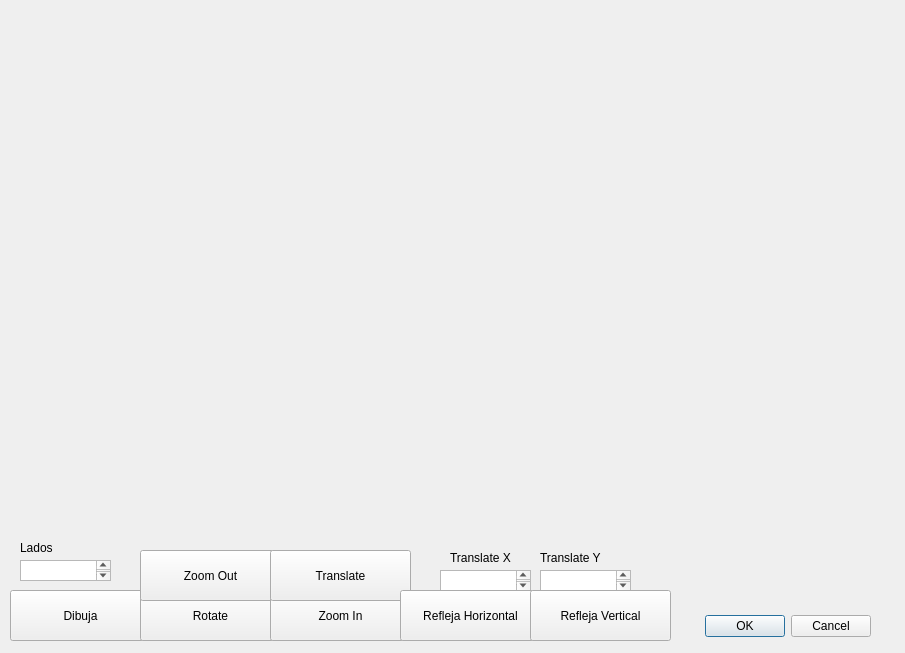
<?xml version="1.0" encoding="UTF-8"?>
<ui version="4.0">
 <class>poligono</class>
 <widget class="QDialog" name="poligono">
  <property name="geometry">
   <rect>
    <x>0</x>
    <y>0</y>
    <width>905</width>
    <height>653</height>
   </rect>
  </property>
  <property name="windowTitle">
   <string>Dialog</string>
  </property>
  <widget class="QDialogButtonBox" name="buttonBox">
   <property name="geometry">
    <rect>
     <x>530</x>
     <y>610</y>
     <width>341</width>
     <height>32</height>
    </rect>
   </property>
   <property name="orientation">
    <enum>Qt::Horizontal</enum>
   </property>
   <property name="standardButtons">
    <set>QDialogButtonBox::Cancel|QDialogButtonBox::Ok</set>
   </property>
  </widget>
  <widget class="QTextEdit" name="lados">
   <property name="geometry">
    <rect>
     <x>20</x>
     <y>560</y>
     <width>91</width>
     <height>21</height>
    </rect>
   </property>
  </widget>
  <widget class="QLabel" name="label">
   <property name="geometry">
    <rect>
     <x>20</x>
     <y>540</y>
     <width>59</width>
     <height>16</height>
    </rect>
   </property>
   <property name="text">
    <string>Lados</string>
   </property>
  </widget>
  <widget class="QPushButton" name="pushButton">
   <property name="geometry">
    <rect>
     <x>10</x>
     <y>590</y>
     <width>141</width>
     <height>51</height>
    </rect>
   </property>
   <property name="text">
    <string>Dibuja</string>
   </property>
  </widget>
  <widget class="QPushButton" name="pushButton_5">
   <property name="geometry">
    <rect>
     <x>140</x>
     <y>590</y>
     <width>141</width>
     <height>51</height>
    </rect>
   </property>
   <property name="text">
    <string>Rotate</string>
   </property>
  </widget>
  <widget class="QPushButton" name="pushButton_3">
   <property name="geometry">
    <rect>
     <x>140</x>
     <y>550</y>
     <width>141</width>
     <height>51</height>
    </rect>
   </property>
   <property name="text">
    <string>Zoom Out</string>
   </property>
  </widget>
  <widget class="QPushButton" name="pushButton_4">
   <property name="geometry">
    <rect>
     <x>270</x>
     <y>590</y>
     <width>141</width>
     <height>51</height>
    </rect>
   </property>
   <property name="text">
    <string>Zoom In</string>
   </property>
  </widget>
  <widget class="QPushButton" name="pushButton_2">
   <property name="geometry">
    <rect>
     <x>270</x>
     <y>550</y>
     <width>141</width>
     <height>51</height>
    </rect>
   </property>
   <property name="text">
    <string>Translate</string>
   </property>
  </widget>
  <widget class="QTextEdit" name="transX">
   <property name="geometry">
    <rect>
     <x>440</x>
     <y>570</y>
     <width>91</width>
     <height>21</height>
    </rect>
   </property>
  </widget>
  <widget class="QLabel" name="label_2">
   <property name="geometry">
    <rect>
     <x>450</x>
     <y>550</y>
     <width>71</width>
     <height>16</height>
    </rect>
   </property>
   <property name="text">
    <string>Translate X</string>
   </property>
  </widget>
  <widget class="QLabel" name="label_3">
   <property name="geometry">
    <rect>
     <x>540</x>
     <y>550</y>
     <width>71</width>
     <height>16</height>
    </rect>
   </property>
   <property name="text">
    <string>Translate Y</string>
   </property>
  </widget>
  <widget class="QTextEdit" name="transY">
   <property name="geometry">
    <rect>
     <x>540</x>
     <y>570</y>
     <width>91</width>
     <height>21</height>
    </rect>
   </property>
  </widget>
  <widget class="QPushButton" name="pushButton_6">
   <property name="geometry">
    <rect>
     <x>400</x>
     <y>590</y>
     <width>141</width>
     <height>51</height>
    </rect>
   </property>
   <property name="text">
    <string>Refleja Horizontal</string>
   </property>
  </widget>
  <widget class="QPushButton" name="pushButton_7">
   <property name="geometry">
    <rect>
     <x>530</x>
     <y>590</y>
     <width>141</width>
     <height>51</height>
    </rect>
   </property>
   <property name="text">
    <string>Refleja Vertical</string>
   </property>
  </widget>
 </widget>
 <resources/>
 <connections>
  <connection>
   <sender>buttonBox</sender>
   <signal>accepted()</signal>
   <receiver>poligono</receiver>
   <slot>accept()</slot>
   <hints>
    <hint type="sourcelabel">
     <x>248</x>
     <y>254</y>
    </hint>
    <hint type="destinationlabel">
     <x>157</x>
     <y>274</y>
    </hint>
   </hints>
  </connection>
  <connection>
   <sender>buttonBox</sender>
   <signal>rejected()</signal>
   <receiver>poligono</receiver>
   <slot>reject()</slot>
   <hints>
    <hint type="sourcelabel">
     <x>316</x>
     <y>260</y>
    </hint>
    <hint type="destinationlabel">
     <x>286</x>
     <y>274</y>
    </hint>
   </hints>
  </connection>
 </connections>
</ui>
